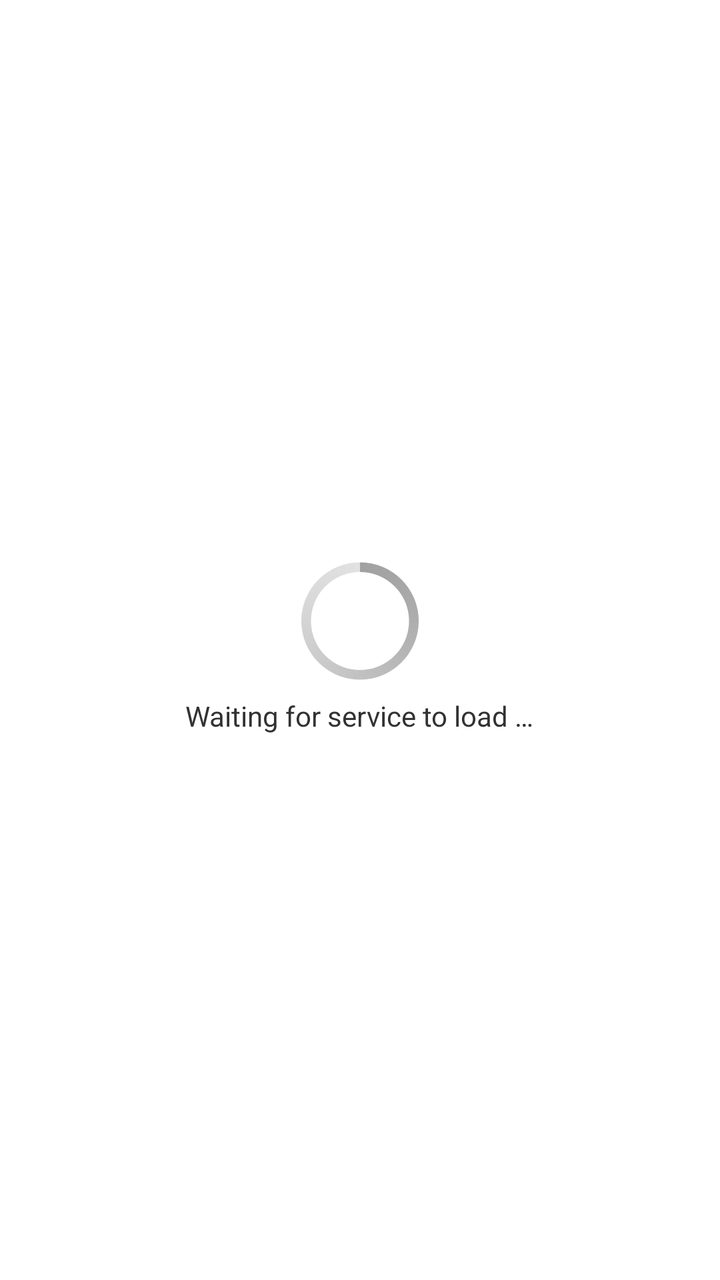
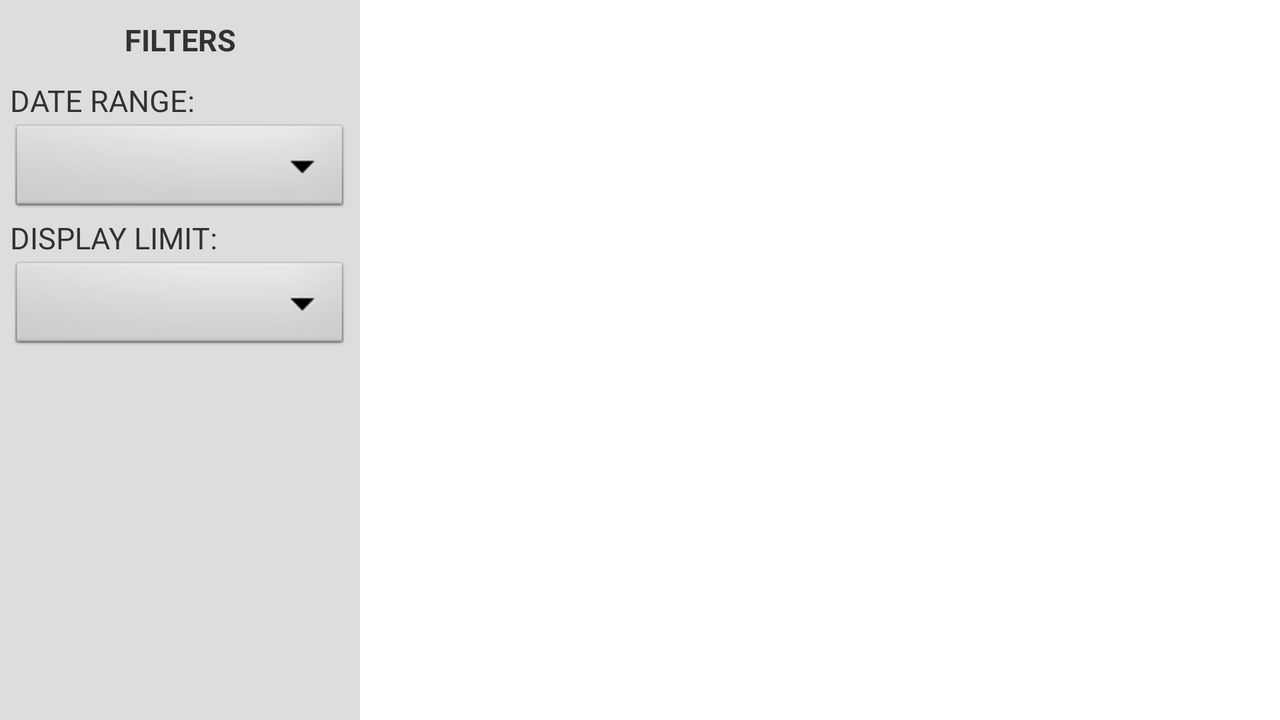

One screen, two layout resources from the same app: the default and the repository's alternative for another configuration. Each is rendered where Android would select it; the XML of both is given below.
<!-- AndroidManifest.xml: application theme MoodTracker -->
<!-- res/layout/fragment_section_app_usage.xml -->
<?xml version="1.0" encoding="utf-8"?>
<RelativeLayout xmlns:android="http://schemas.android.com/apk/res/android"
    android:orientation="vertical" android:layout_width="match_parent"
    android:layout_height="match_parent">

    <LinearLayout
        android:layout_width="match_parent"
        android:layout_height="wrap_content"
        android:orientation="vertical"
        android:layout_centerVertical="true"
        android:gravity="center_horizontal"
        android:id="@+id/waiting_view">
        <ProgressBar
            style="?android:attr/progressBarStyleLarge"
            android:layout_width="wrap_content"
            android:layout_height="wrap_content" />
        <TextView
            android:layout_width="wrap_content"
            android:layout_height="wrap_content"
            android:text="@string/app_usage_waiting_text"/>
    </LinearLayout>


    <ListView
        android:layout_width="match_parent"
        android:layout_height="wrap_content"
        android:id="@+id/list_app_usage" />

</RelativeLayout>
<!-- resources referenced by this layout -->
<resources>
  <string name="app_usage_waiting_text">Waiting for service to load …</string>
  <style name="MoodTracker" parent="android:style/Theme.Holo.Light">
          <item name="android:actionBarStyle">@style/MoodTrackerActionBar</item>
      </style>
  <style name="MoodTrackerActionBar" parent="android:style/Widget.Holo.ActionBar">
          <item name="android:titleTextStyle">@style/ActionBarTitleText</item>
      </style>
  <style name="ActionBarTitleText" parent="@android:style/TextAppearance.Holo.Widget.ActionBar.Title">
          <item name="android:textStyle">bold</item>
          <item name="android:typeface">serif</item>
          <item name="android:textColor">@color/text_dark_grey</item>
      </style>
  <color name="text_dark_grey">#ff4a4a4a</color>
</resources>
<!-- res/layout-land/fragment_section_app_usage.xml (the repository's variant of the layout above) -->
<!-- drawn on the phone turned sideways -->
<?xml version="1.0" encoding="utf-8"?>
<LinearLayout xmlns:android="http://schemas.android.com/apk/res/android"
    android:layout_width="match_parent"
    android:layout_height="match_parent"
    android:orientation="horizontal"
    android:baselineAligned="true">


    <LinearLayout
        android:layout_width="@dimen/app_usage_filter_panel_width_land"
        android:layout_height="match_parent"
        android:layout_weight="0"
        android:orientation="vertical"
        android:background="#FFDDDDDD">

        <TextView
            android:layout_width="match_parent"
            android:layout_height="@dimen/app_usage_filter_title_height"
            android:textStyle="bold"
            android:textSize="@dimen/app_usage_small_font_size"
            android:text="@string/app_usage_filter_title"
            android:gravity="center"/>

        <LinearLayout
            android:layout_width="match_parent"
            android:layout_height="wrap_content"
            android:orientation="vertical"
            android:paddingLeft="@dimen/app_usage_filter_padding_horizontal"
            android:paddingRight="@dimen/app_usage_filter_padding_horizontal" >

            <TextView
                android:layout_width="match_parent"
                android:layout_height="wrap_content"
                android:text="@string/app_usage_pick_date"
                android:textSize="@dimen/app_usage_small_font_size"
                android:gravity="center_vertical"
                android:paddingTop="@dimen/app_usage_filter_padding_vertical"
                android:paddingBottom="@dimen/app_usage_filter_padding_vertical" />

            <Spinner
                android:id="@+id/app_usage_date_range_spinner"
                android:layout_width="match_parent"
                android:layout_height="wrap_content"
                android:background="@drawable/selector_app_usage_spinner"
                android:paddingTop="@dimen/app_usage_filter_padding_vertical"
                android:paddingBottom="@dimen/app_usage_filter_padding_vertical" />

        </LinearLayout>

        <LinearLayout
            android:layout_width="match_parent"
            android:layout_height="wrap_content"
            android:orientation="vertical"
            android:paddingLeft="@dimen/app_usage_filter_padding_horizontal"
            android:paddingRight="@dimen/app_usage_filter_padding_horizontal" >

            <TextView
                android:layout_width="match_parent"
                android:layout_height="wrap_content"
                android:text="@string/app_usage_pick_limit"
                android:textSize="@dimen/app_usage_small_font_size"
                android:gravity="center_vertical"
                android:paddingTop="@dimen/app_usage_filter_padding_vertical"
                android:paddingBottom="@dimen/app_usage_filter_padding_vertical" />

            <Spinner
                android:id="@+id/app_usage_display_limit_spinner"
                android:layout_width="match_parent"
                android:layout_height="wrap_content"
                android:background="@drawable/selector_app_usage_spinner"
                android:paddingTop="@dimen/app_usage_filter_padding_vertical"
                android:paddingBottom="@dimen/app_usage_filter_padding_vertical" />

        </LinearLayout>

    </LinearLayout>

    <ListView
        android:id="@+id/app_usage_list"
        android:layout_width="0dp"
        android:layout_height="match_parent"
        android:layout_weight="1" />

    <LinearLayout
        android:id="@+id/app_usage_waiting_view"
        android:layout_width="match_parent"
        android:layout_height="match_parent"
        android:orientation="vertical"
        android:gravity="center"
        android:visibility="gone">

        <ProgressBar
            style="?android:attr/progressBarStyleLarge"
            android:layout_width="wrap_content"
            android:layout_height="wrap_content"
            android:layout_gravity="center"/>

        <TextView
            android:layout_width="wrap_content"
            android:layout_height="wrap_content"
            android:text="@string/app_usage_waiting_text"
            android:layout_gravity="center"/>

    </LinearLayout>

</LinearLayout>
<!-- resources referenced by the variant -->
<!-- as the phone turned sideways resolves them -->
<resources>
  <dimen name="app_usage_filter_padding_horizontal">5dp</dimen>
  <dimen name="app_usage_filter_panel_width_land">180dp</dimen>
  <dimen name="app_usage_filter_title_height">40dp</dimen>
  <dimen name="app_usage_small_font_size">15sp</dimen>
  <!-- drawable selector_app_usage_spinner (drawable) -->
  <?xml version="1.0" encoding="utf-8"?>
  <selector xmlns:android="http://schemas.android.com/apk/res/android">
      <item android:state_pressed="true" android:drawable="@drawable/spinner_btn_pressed" />
      <item android:state_focused="true" android:drawable="@drawable/spinner_btn_pressed" />
      <item android:drawable="@drawable/spinner_btn_normal" />
  </selector>
  <string name="app_usage_filter_title">FILTERS</string>
  <string name="app_usage_pick_date">"DATE RANGE:    "</string>
  <string name="app_usage_pick_limit">"DISPLAY LIMIT: "</string>
  <string name="app_usage_waiting_text">Waiting for service to load …</string>
  <style name="MoodTracker" parent="android:style/Theme.Holo.Light">
          <item name="android:actionBarStyle">@style/MoodTrackerActionBar</item>
      </style>
  <!-- drawable spinner_btn_pressed: png bitmap (drawable-hdpi, 2652 bytes) -->
  <!-- drawable spinner_btn_normal: png bitmap (drawable-hdpi, 2775 bytes) -->
  <style name="MoodTrackerActionBar" parent="android:style/Widget.Holo.ActionBar">
          <item name="android:titleTextStyle">@style/ActionBarTitleText</item>
      </style>
  <style name="ActionBarTitleText" parent="@android:style/TextAppearance.Holo.Widget.ActionBar.Title">
          <item name="android:textStyle">bold</item>
          <item name="android:typeface">serif</item>
          <item name="android:textColor">@color/text_dark_grey</item>
      </style>
  <color name="text_dark_grey">#ff4a4a4a</color>
</resources>
